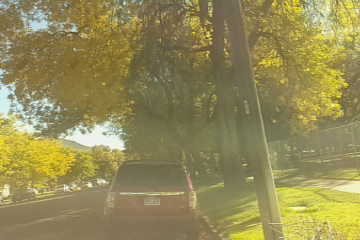
#> input picture pysource-2/car/16_07_02_14_21_02_orig.png, 360 x 240 px
$ python histo_01.py --img car/16_07_02_14_21_02_orig.png
#> lines starting #> are read from the running program, lines starting #| are printed output that depends on the picture
#!/usr/bin/python

import cv2
import numpy as np
import argparse
from matplotlib import pyplot as plt

#################################################
# module: histo_01.py
# author: vladimir kulyukin
# description: plotting three separate color
# histograms for an image.
#
# to run:
# python histo_01.py -i <path_to_image>
#
# bugs to vladimir dot kulyukin at usu dot edu
##################################################

ap = argparse.ArgumentParser()
ap.add_argument('-i', '--img', required=True, help='path to image')
args = vars(ap.parse_args())

image = cv2.imread(args['img'])
#> image is the input picture: shape (240, 360, 3); mean B, G, R 86.2, 138.2, 148

'''
OpenCV has the function cv2.calcHist() to calculate histograms
of images. Below is an excerpt from OpenCV documentation
with a couple of my notes.

cv2.calcHist(images, channels, mask, histSize, ranges)
    images: a list of images to compute histograms for.

    channels: a list of indexes specifying channels; to compute a histogram
    of a grayscale image, the list is [0]; to compute a histogram for all
    three blue, green, and red channels, the channels list is [0, 1, 2].

    mask: a mask is a uint8  image of the same shape as the original image,
    where pixels with a value of zero are ignored and pixels with a value
    greater than zero are included in the histogram computation. Using masks
    allows you to compute a histogram for a particular region of an image;
    if mast is None,  the histogram of the entire image is computed.

    histSize: This is the number of bins to use when computing a histogram; it
    is a list, one for each channel we are computing a histogram for. The bin
    sizes do not all have to be the same; if you want to use 8 bins for each
    channel, the list is [8, 8, 8].

    ranges: the range of possible pixel values; normally, this is [0, 256] for
    each channel, but if you are using a color space other than RGB (such as HSV),
    the ranges may be different.
'''

# I want to make a few comments on an OpenCV gotcha here. The RGB color space is
# [0, 255]. However, the specified range is [0, 256]. What gives? calcHist() uses numpy's
# histogram method that turns [0, 256] into [0, 256) which, in turn, becomes [0, 255].
# In most cases, there is no difference - you are just one color value short. However, this is
# definitely a gotcha. So, we are computing three 256-bin histograms: one for each
# color.
blu_histo_256 = cv2.calcHist([image], [0], None, [256], [0, 256])
#> blu_histo_256 = 256 values, max 2274 at index 88, min 0 at index 241, mean 337.5
grn_histo_256 = cv2.calcHist([image], [1], None, [256], [0, 256])
#> grn_histo_256 = 256 values, max 2298 at index 119, min 0 at index 0, mean 337.5
red_histo_256 = cv2.calcHist([image], [2], None, [256], [0, 256])
#> red_histo_256 = 256 values, max 1849 at index 135, min 0 at index 0, mean 337.5

# This is another gotcha but this one is in matplotlib. Whenever, I display
# the image in matplotlib w/o converting it into the standard RGB format,
# the displayed image is grayish. Hence, explicit conversion from BGR to
# RGB to avoid the problem.
rgb = cv2.cvtColor(image, cv2.COLOR_BGR2RGB)
fig1 = plt.figure(1)
fig1.suptitle('Image')
plt.imshow(rgb)

## plot each 256-bin histogram in a separate plot
fig2 = plt.figure(2)
fig2.suptitle('256-Bin Histograms')
plt.xlim([0, 256])
plt.xlabel('Bins')
plt.ylabel('Pixel Counts in Bins')
plt.subplot(311)
plt.plot(blu_histo_256, color='b')
plt.subplot(312)
plt.plot(grn_histo_256, color='g')
plt.subplot(313)
plt.plot(red_histo_256, color='r')

# Let's compute 32-bin histograms for each color.
blu_histo_32 = cv2.calcHist([image], [0], None, [32], [0, 256])
#> blu_histo_32 = 32 values, max 15861 at index 10, min 0 at index 31, mean 2700
grn_histo_32 = cv2.calcHist([image], [1], None, [32], [0, 256])
#> grn_histo_32 = 32 values, max 14810 at index 14, min 0 at index 0, mean 2700
red_histo_32 = cv2.calcHist([image], [2], None, [32], [0, 256])
#> red_histo_32 = 32 values, max 12008 at index 17, min 0 at index 0, mean 2700

## plot each 32-bin histogram in a separate plot
fig3 = plt.figure(3)
fig3.suptitle('32-Bin Histograms')
plt.xlim([0, 33])
plt.xlabel('Bins')
plt.ylabel('Pixel Counts in Bins')
plt.subplot(311)
plt.plot(blu_histo_32, color='b')
plt.subplot(312)
plt.plot(grn_histo_32, color='g')
plt.subplot(313)
plt.plot(red_histo_32, color='r')

## Finally, here is an example of how to plot a 32-bin histogram
## of a grayscale image. Since grayscale images are one-channel,
## the channel list is [0].
gray_image = cv2.cvtColor(image, cv2.COLOR_BGR2GRAY)
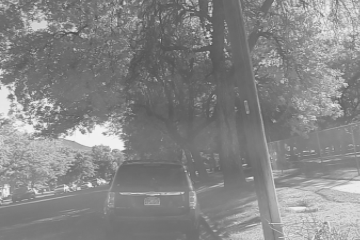
#> gray_image: shape (240, 360); min 73, max 242, mean 135.2
gray_histo_32 = cv2.calcHist([gray_image], [0], None, [32], [0, 256])
#> gray_histo_32 = 32 values, max 14437 at index 14, min 0 at index 0, mean 2700
fig4 = plt.figure(4)
fig4.suptitle('32-Bin Grayscale Histogram')
plt.xlim([0, 33])
plt.xlabel('Bins')
plt.ylabel('Pixel Counts in Bins')
plt.subplot(111)
plt.plot(gray_histo_32)

# show the figures and plots
plt.show()
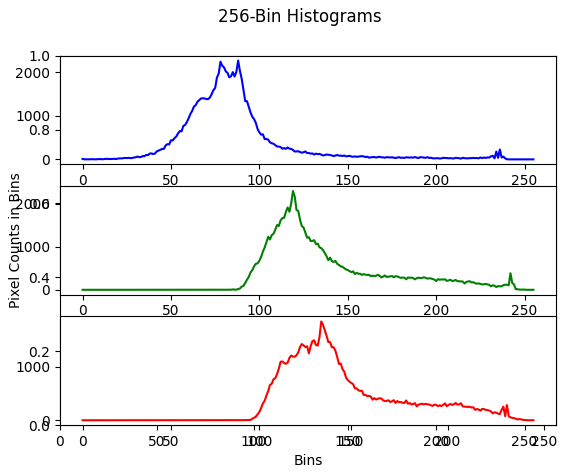
#> figure drawn by matplotlib, 3 panels; panel 1: curve peaks at x = 88, y = 2274; panel 2: curve peaks at x = 119, y = 2298; panel 3: curve peaks at x = 135, y = 1849
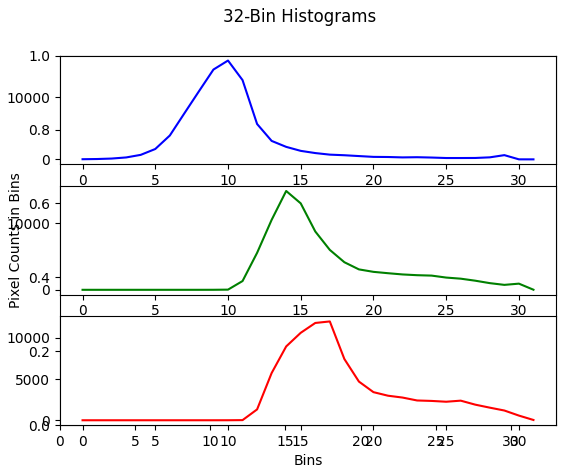
#> figure drawn by matplotlib, 3 panels; panel 1: curve peaks at x = 10, y = 15861; panel 2: curve peaks at x = 14, y = 14810; panel 3: curve peaks at x = 17, y = 12008
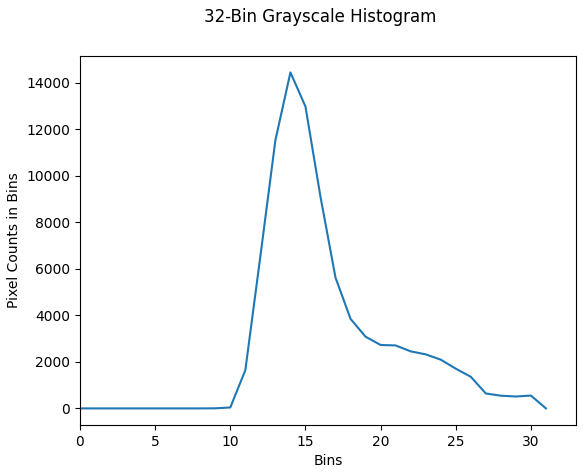
#> figure drawn by matplotlib, 1 panel; curve peaks at x = 14, y = 14437

$ run again, on pysource-2/car/16_07_02_14_21_10_orig.png
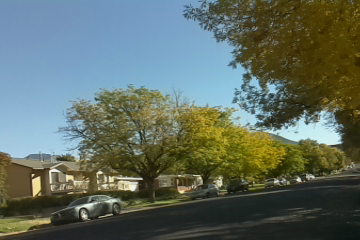
#> input picture pysource-2/car/16_07_02_14_21_10_orig.png, 360 x 240 px
#> image is the input picture: shape (240, 360, 3); mean B, G, R 98.4, 108.4, 96.2
#> blu_histo_256 = 256 values, max 1567 at index 0, min 0 at index 247, mean 337.5
#> grn_histo_256 = 256 values, max 1557 at index 36, min 0 at index 0, mean 337.5
#> red_histo_256 = 256 values, max 1664 at index 120, min 0 at index 0, mean 337.5
#> blu_histo_32 = 32 values, max 10010 at index 4, min 1 at index 31, mean 2700
#> grn_histo_32 = 32 values, max 8743 at index 4, min 0 at index 0, mean 2700
#> red_histo_32 = 32 values, max 9576 at index 15, min 0 at index 0, mean 2700
#> `gray_image = cv2.cvtColor(image, cv2.COLOR_BGR2GRAY)`:
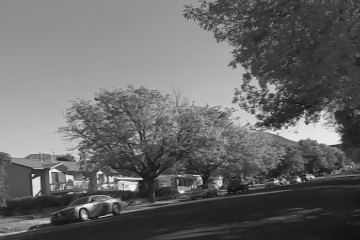
#> gray_image: shape (240, 360); min 17, max 241, mean 103.6
#> gray_histo_32 = 32 values, max 8791 at index 4, min 0 at index 0, mean 2700
#> `plt.show()`:
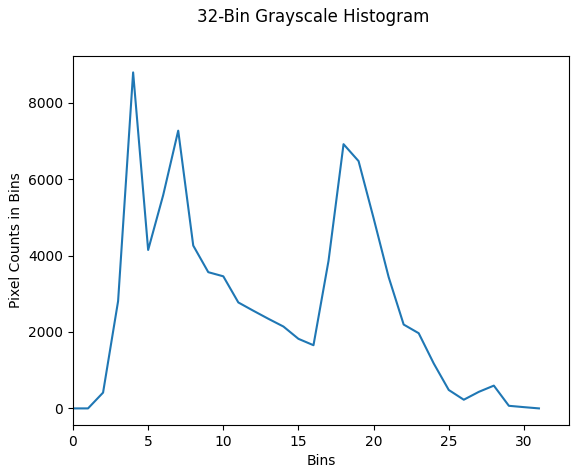
#> figure drawn by matplotlib, 1 panel; curve peaks at x = 4, y = 8791
